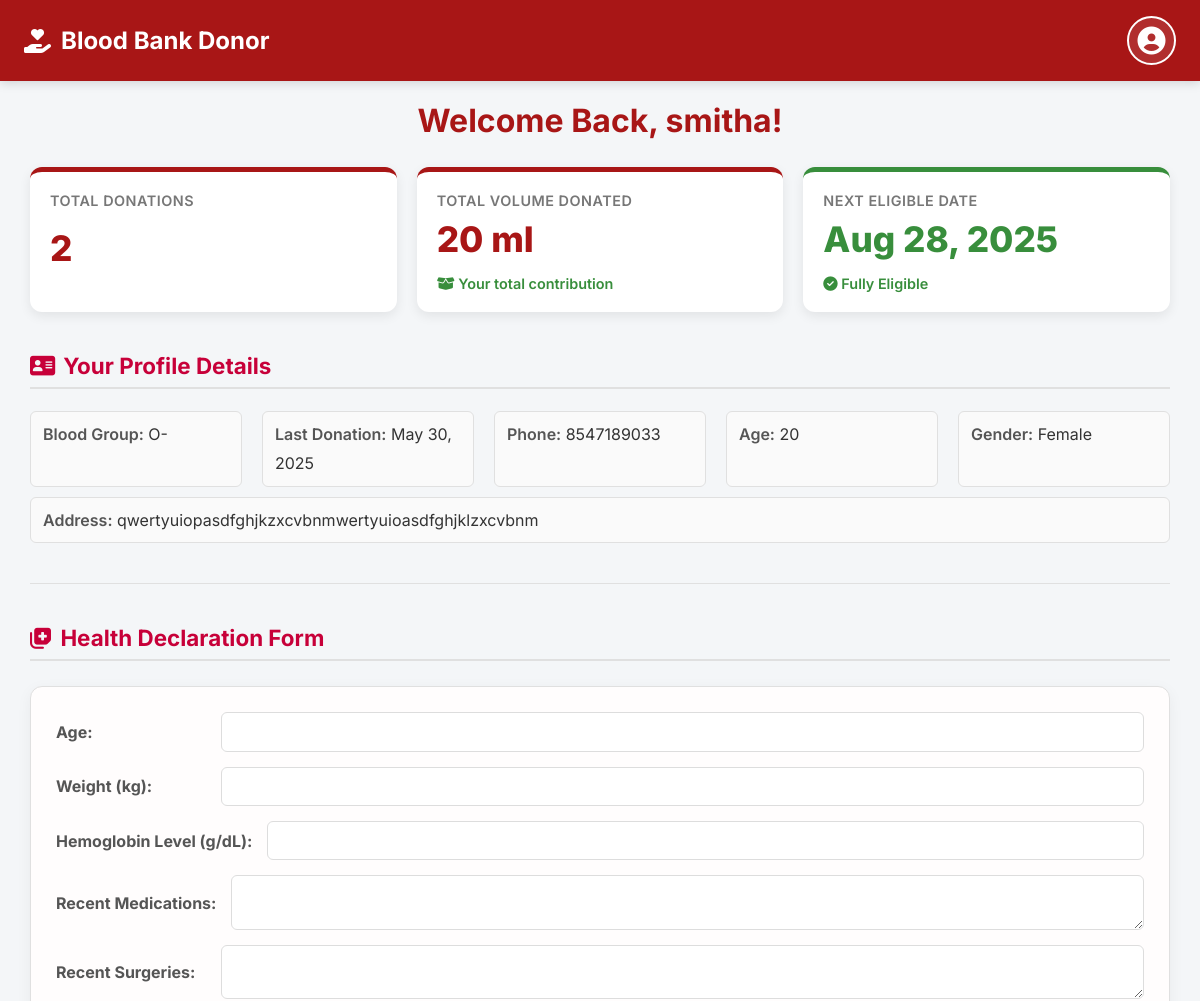
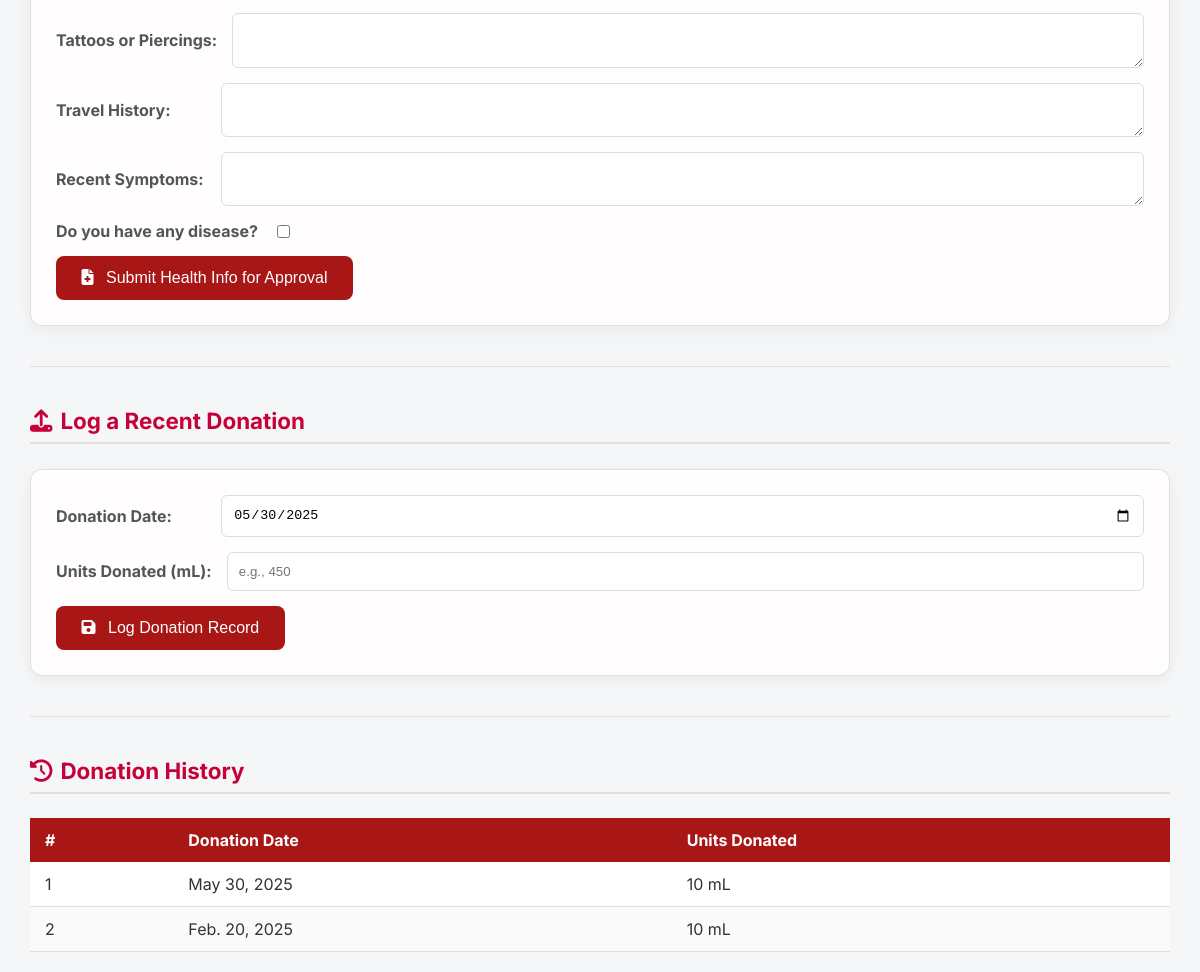
The page /donor-dashboard/ (signed in) on the database as committed earlier (2 pictures, top to bottom).
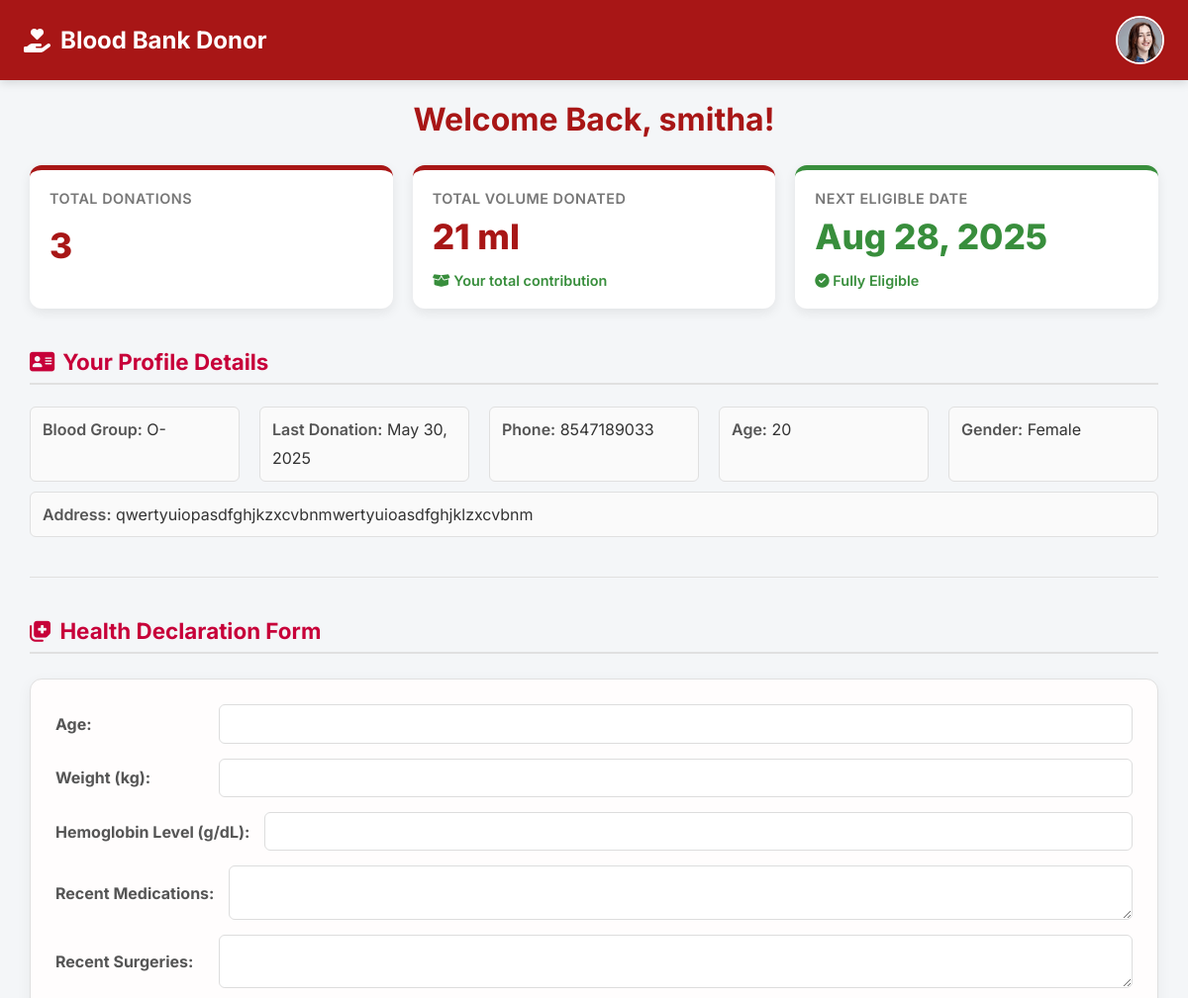
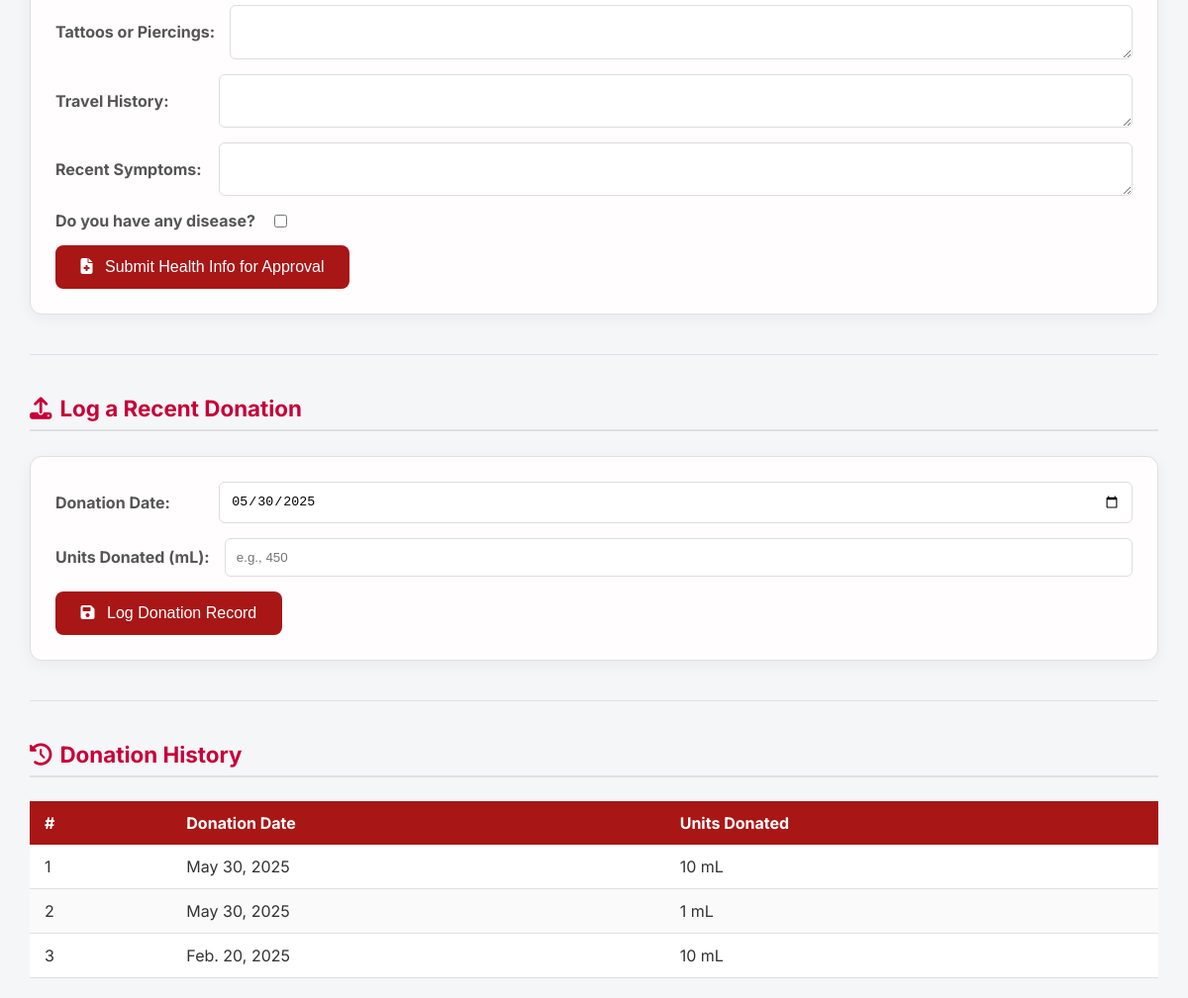
The same page on the database as committed later (2 pictures, top to bottom).
### bloodmanager/models.py (models this page shows, shortened)
class Donor(models.Model):
    user = models.OneToOneField(User, on_delete=models.CASCADE)
    phone = models.CharField(max_length=15)
    gender = models.CharField(max_length=10, choices=GENDER_CHOICES)
    blood_group = models.CharField(max_length=3, choices=BLOOD_GROUP_CHOICES)
    address = models.TextField()
    age = models.PositiveIntegerField()
    last_donation_date = models.DateField(null=True, blank=True)
    available = models.BooleanField(default=True)
    profile_photo = models.ImageField(
        upload_to='donor_photos/',
        null=True,
        blank=True
    )

class Donation(models.Model):
    donor = models.ForeignKey(Donor, on_delete=models.CASCADE)
    date = models.DateField()
    units = models.PositiveIntegerField(default=1)
    recorded_at = models.DateTimeField(auto_now_add=True)

### bloodmanager/views.py (the view, shortened to what this page needs)
# urls.py: path('donor-dashboard/', views.donor_dashboard, name='donor-dashboard'),
@login_required
def donor_dashboard(request):
    donor = Donor.objects.get(user=request.user)
    form = LastDonationForm(instance=donor)
    donation_history = Donation.objects.filter(donor=donor).order_by('-date')
    health_record = DonorHealthCheck.objects.filter(donor=donor).order_by('-submitted_at').first()
    rejected_message = None
    health_form = None
    total_units = donation_history.aggregate(total=Sum('units'))['total'] or 0
    if health_record and not health_record.is_approved and getattr(health_record, 'admin_rejected', False):
        rejected_message = "Your health form was rejected. Please resubmit with correct details."
        health_form = DonorHealthCheckForm(instance=health_record)
    elif donor.available and (not health_record or not health_record.is_approved):
        health_form = DonorHealthCheckForm()
    next_eligible_date = None
    if donor.last_donation_date:
        next_eligible_date = donor.last_donation_date + timedelta(days=90)
    context = {
        'donor': donor,
        'form': form,
        'health_form': health_form,
        'health_record': health_record,
        'donation_history': donation_history,
        'next_eligible_date': next_eligible_date,
        'today': date.today(),
        'rejected_message': rejected_message,
        'total_units': total_units,
    }
    return render(request, 'donor/donor_dashboard.html', context)

### bloodmanager/forms.py
class LastDonationForm(forms.ModelForm):
    class Meta:
        model = Donor
        fields = ['last_donation_date']
        widgets = {
            'last_donation_date': forms.DateInput(attrs={'type': 'date'})
        }

### bloodmanager/templates/donor/donor_dashboard.html (shortened to what this page needs)
{% load static %}
<!DOCTYPE html>
<html lang="en">
<head>
<link rel="stylesheet" href="https://cdnjs.cloudflare.com/ajax/libs/font-awesome/6.4.0/css/all.min.css">
</head>
<body>
<header>
    <h1><i class="fas fa-hand-holding-heart"></i> Blood Bank Donor</h1>
    <div class="header-profile">
        <details>
            <summary class="profile-photo-trigger" title="Account Menu">
                {% if donor.profile_photo %}
                    <img src="{{ donor.profile_photo.url }}" alt="Profile Photo" class="profile-photo-icon">
                {% else %}
                    <span class="profile-placeholder">
                        <i class="fa fa-user-circle"></i>
                    </span>
                {% endif %}
            </summary>
        </details>
    </div>
</header>
<div class="dashboard-layout">
    <div class="main-content">
        <h2>Welcome Back, {{ donor.user.username|default:'Donor' }}!</h2>
        <div class="stat-cards">
            <div class="stat-card">
                <div class="stat-card-title">Total Donations</div>
                <div class="stat-card-value">{{ donation_history|length }}</div>
            </div>
            <div class="stat-card">
                <div class="stat-card-title">Total Volume Donated</div>
                <div class="stat-card-value">{{ total_units }} ml</div>
                <div class="stat-card-footer">
                    <i class="fas fa-box-open"></i> Your total contribution
                </div>
            </div>
            <div class="stat-card" style="border-top-color: {% if next_eligible_date > today %}var(--warning-orange){% else %}var(--success-green){% endif %};">
                <div class="stat-card-title">Next Eligible Date</div>
                <div class="stat-card-value" style="color: {% if next_eligible_date > today %}var(--warning-orange){% else %}var(--success-green){% endif %};">
                    {% if next_eligible_date %}{{ next_eligible_date|date:"M d, Y" }}{% else %}NOW{% endif %}
                </div>
                <div class="stat-card-footer {% if next_eligible_date > today %}unavailable{% endif %}">
                    {% if next_eligible_date > today %}
                        <i class="fas fa-hourglass-half"></i> {{ next_eligible_date|timeuntil:today|default:"0 days" }} Remaining
                    {% else %}
                        <i class="fas fa-check-circle"></i> Fully Eligible
                    {% endif %}
                </div>
            </div>
        </div>
        <h3><i class="fas fa-address-card" style="margin-right: 8px;"></i>Your Profile Details</h3>
        <div class="info">
            <p><strong>Blood Group:</strong> {{ donor.blood_group|default:"N/A" }}</p>
            <p><strong>Last Donation:</strong> {{ donor.last_donation_date|default:"Never" }}</p>
            <p><strong>Phone:</strong> {{ donor.phone|default:"N/A" }}</p>
            <p><strong>Age:</strong> {{ donor.age|default:"N/A" }}</p>
            <p><strong>Gender:</strong> {{ donor.gender|default:"N/A" }}</p>
            <p class="address"><strong>Address:</strong> {{ donor.address|default:"Not Provided" }}</p>
        </div>
        {% if donor.available %}
            {% if health_record %}
                {% if health_record.is_approved %}
                    <div class="availability-card available-yes">
                        <i class="fas fa-user-check" style="margin-right: 5px;"></i>
                        Your health form has been **approved**. You’re cleared for donation!
                    </div>
                {% else %}
                    <div class="availability-card available-no">
                        <i class="fas fa-clock" style="margin-right: 5px;"></i>
                        Health form submitted. **Waiting for admin approval** before you can donate.
                    </div>
                {% endif %}
            {% else %}
                <hr>
                <h3><i class="fas fa-notes-medical" style="margin-right: 8px;"></i>Health Declaration Form</h3>
                <form method="POST" action="" class="donation-form">
                    <div class="form-group">
                        <label for="{{ health_form.age.id_for_label }}"><strong>Age:</strong></label>
                        {{ health_form.age }}
                    </div>
                    <div class="form-group">
                        <label for="{{ health_form.weight.id_for_label }}"><strong>Weight (kg):</strong></label>
                        {{ health_form.weight }}
                    </div>
                    <div class="form-group">
                        <label for="{{ health_form.hemoglobin_level.id_for_label }}"><strong>Hemoglobin Level (g/dL):</strong></label>
                        {{ health_form.hemoglobin_level }}
                    </div>
                    <div class="form-group">
                        <label for="{{ health_form.recent_medications.id_for_label }}"><strong>Recent Medications:</strong></label>
                        {{ health_form.recent_medications }}
                    </div>
                    <div class="form-group">
                        <label for="{{ health_form.recent_surgeries.id_for_label }}"><strong>Recent Surgeries:</strong></label>
                        {{ health_form.recent_surgeries }}
                    </div>
                    <div class="form-group">
                        <label for="{{ health_form.tattoos_or_piercings.id_for_label }}"><strong>Tattoos or Piercings:</strong></label>
                        {{ health_form.tattoos_or_piercings }}
                    </div>
                    <div class="form-group">
                        <label for="{{ health_form.travel_history.id_for_label }}"><strong>Travel History:</strong></label>
                        {{ health_form.travel_history }}
                    </div>
                    <div class="form-group">
                        <label for="{{ health_form.symptoms.id_for_label }}"><strong>Recent Symptoms:</strong></label>
                        {{ health_form.symptoms }}
                    </div>
                    <div class="form-group">
                        <label for="{{ health_form.has_disease.id_for_label }}"><strong>Do you have any disease?</strong></label>
                        {{ health_form.has_disease }}
                    </div>
                    <button type="submit" name="submit_health">
                        <i class="fas fa-file-medical" style="margin-right: 8px;"></i>
                        Submit Health Info for Approval
                    </button>
                </form>
            {% endif %}
        {% else %}
            <div class="availability-card alert" style="margin-top:30px;">
                <i class="fas fa-ban" style="margin-right: 5px;"></i>
                You are currently **not eligible** to donate. Please check your **Next Eligible Date** above.
            </div>
        {% endif %}
        <hr>
        <h3><i class="fas fa-upload" style="margin-right: 8px;"></i>Log a Recent Donation</h3>
        <form method="POST" action="" class="donation-form">
            <div class="form-group">
                <label for="{{ form.last_donation_date.id_for_label }}"><strong>Donation Date:</strong></label>
                {{ form.last_donation_date }}
            </div>
            <div class="form-group">
                <label for="id_units"><strong>Units Donated (mL):</strong></label>
                <input type="number" name="units" id="id_units" min="100" max="500" step="100" placeholder="e.g., 450" required>
            </div>
            <button type="submit" name="update_donation">
                <i class="fas fa-save" style="margin-right: 8px;"></i>
                Log Donation Record
            </button>
        </form>
        <hr>
        <h3><i class="fas fa-history" style="margin-right: 8px;"></i>Donation History</h3>
        {% if donation_history %}
        <table>
            <thead>
                <tr>
                    <th scope="col">#</th>
                    <th scope="col">Donation Date</th>
                    <th scope="col">Units Donated</th>
                </tr>
            </thead>
            <tbody>
                {% for donation in donation_history %}
                <tr>
                    <td>{{ forloop.counter }}</td>
                    <td>{{ donation.date }}</td>
                    <td>{{ donation.units }} mL</td>
                </tr>
                {% endfor %}
            </tbody>
        </table>
        {% else %}
        <p style="text-align:center; padding:15px; color:#777; background:#f0f0f0; border-radius:8px;">
            <i class="fas fa-heart-broken" style="margin-right: 8px;"></i>
            No donation history available yet. Log your first one!
        </p>
        {% endif %}
    </div>
</div>
</body>
</html>

### bloodmanager/templates/donor/donor_dashboard.html (style rules this page uses)
:root { --primary-color: #A81616; --secondary-color: #C70039; --background-light: #f4f6f8; --text-dark: #333; --border-light: #e0e0e0; --success-green: #388E3C; --warning-orange: #F57C00; --card-shadow: 0 4px 12px rgba(0,0,0,0.08); --menu-shadow: 0 4px 12px rgba(0, 0, 0, 0.15); }
body { font-family: 'Inter', sans-serif; background: var(--background-light); margin: 0; padding: 0; color: var(--text-dark); display: flex; min-height: 100vh; flex-direction: column; }
header { display: flex; justify-content: space-between; align-items: center; background: var(--primary-color); color: white; padding: 1rem 1.5rem; box-shadow: 0 2px 10px rgba(0,0,0,0.15); position: sticky; top: 0; z-index: 1000; width: 100%; box-sizing: border-box; }
header h1 { margin: 0; font-size: 1.5rem; display: flex; align-items: center; gap: 10px; }
.header-profile { position: relative; }
.header-profile details { line-height: 0; }
.profile-photo-trigger { display: block; cursor: pointer; list-style: none; }
.profile-photo-trigger::-webkit-details-marker, .profile-photo-trigger::marker { display: none; }
.profile-photo-icon, .profile-placeholder { width: 45px; height: 45px; border-radius: 50%; border: 2px solid white; }
.dashboard-layout { display: flex; flex: 1; max-width: 1200px; margin: 0 auto; width: 100%; }
.main-content { flex-grow: 1; padding: 20px 30px; }
h2 { color: var(--primary-color); margin-top: 0; font-size: 2rem; text-align: center; }
h3 { color: var(--secondary-color); border-bottom: 2px solid var(--border-light); padding-bottom: 8px; margin-top: 40px; font-size: 1.4rem; }
.stat-cards { display: grid; grid-template-columns: repeat(auto-fit, minmax(200px, 1fr)); gap: 20px; margin-bottom: 30px; }
.stat-card { background: #fff; padding: 20px; border-radius: 12px; box-shadow: var(--card-shadow); display: flex; flex-direction: column; justify-content: space-between; min-height: 100px; border-top: 5px solid var(--primary-color); }
.stat-card-title { font-size: 0.9em; color: #777; font-weight: 600; text-transform: uppercase; letter-spacing: 0.5px; }
.stat-card-value { font-size: 2.2rem; font-weight: 800; color: var(--primary-color); margin-top: 5px; }
.stat-card-footer { font-size: 0.9em; color: var(--success-green); font-weight: 600; margin-top: 10px; }
.info { margin-top: 20px; line-height: 1.8; display: grid; grid-template-columns: repeat(auto-fit, minmax(200px, 1fr)); gap: 10px 20px; }
.info p { margin: 0; padding: 8px 12px; background: #fafafa; border-radius: 6px; border: 1px solid var(--border-light); }
.info strong { color: #555; font-weight: 600; }
.info p.address { grid-column: 1 / -1; }
.donation-form { margin-top: 25px; padding: 25px; border: 1px solid var(--border-light); border-radius: 12px; background: #fffdfd; box-shadow: 0 4px 15px rgba(0,0,0,0.05); }
.form-group { display: flex; align-items: center; gap: 15px; flex-wrap: wrap; margin-bottom: 15px; }
.donation-form label { font-weight: 600; color: #555; min-width: 150px; }
input[type="date"], input[type="text"], input[type="number"], textarea, select { padding: 0.7rem; border-radius: 6px; border: 1px solid #ddd; flex: 1; min-width: 150px; }
button { padding: 0.8rem 1.6rem; background: var(--primary-color); color: white; border: none; border-radius: 8px; cursor: pointer; font-size: 1em; font-weight: 500; }
hr { border: 0; height: 1px; background: var(--border-light); margin: 40px 0; }
table { width: 100%; border-collapse: collapse; margin-top: 1.5rem; }
th, td { padding: 12px 15px; text-align: left; }
thead { background: var(--primary-color); color: white; }
tbody tr { border-bottom: 1px solid var(--border-light); background: #fff; }
tbody tr:nth-child(even) { background: #fafafa; }

Rows that differ between the two databases and show on the page:
changed Donor "Female": profile_photo: picture added; profile_photo empty → "donor_photos/c3.png" (drawn)
added Donation: date "May 30, 2025", units "1"
Other text that changed with them:
{{ donation_history|length }}: "2" → "3"
{{ total_units }}: "20" → "21"
